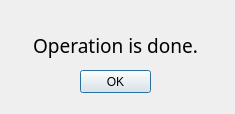
<?xml version="1.0" encoding="UTF-8"?>
<ui version="4.0">
 <class>ToolTip</class>
 <widget class="QDialog" name="ToolTip">
  <property name="geometry">
   <rect>
    <x>0</x>
    <y>0</y>
    <width>235</width>
    <height>114</height>
   </rect>
  </property>
  <property name="minimumSize">
   <size>
    <width>0</width>
    <height>0</height>
   </size>
  </property>
  <property name="maximumSize">
   <size>
    <width>235</width>
    <height>141</height>
   </size>
  </property>
  <property name="windowTitle">
   <string>Dialog</string>
  </property>
  <widget class="QPushButton" name="pushButton">
   <property name="geometry">
    <rect>
     <x>80</x>
     <y>70</y>
     <width>71</width>
     <height>23</height>
    </rect>
   </property>
   <property name="text">
    <string>OK</string>
   </property>
  </widget>
  <widget class="QLabel" name="label">
   <property name="geometry">
    <rect>
     <x>-10</x>
     <y>30</y>
     <width>251</width>
     <height>31</height>
    </rect>
   </property>
   <property name="font">
    <font>
     <family>微软雅黑</family>
     <pointsize>14</pointsize>
    </font>
   </property>
   <property name="text">
    <string>Operation is done.</string>
   </property>
   <property name="alignment">
    <set>Qt::AlignCenter</set>
   </property>
  </widget>
 </widget>
 <resources/>
 <connections/>
</ui>
